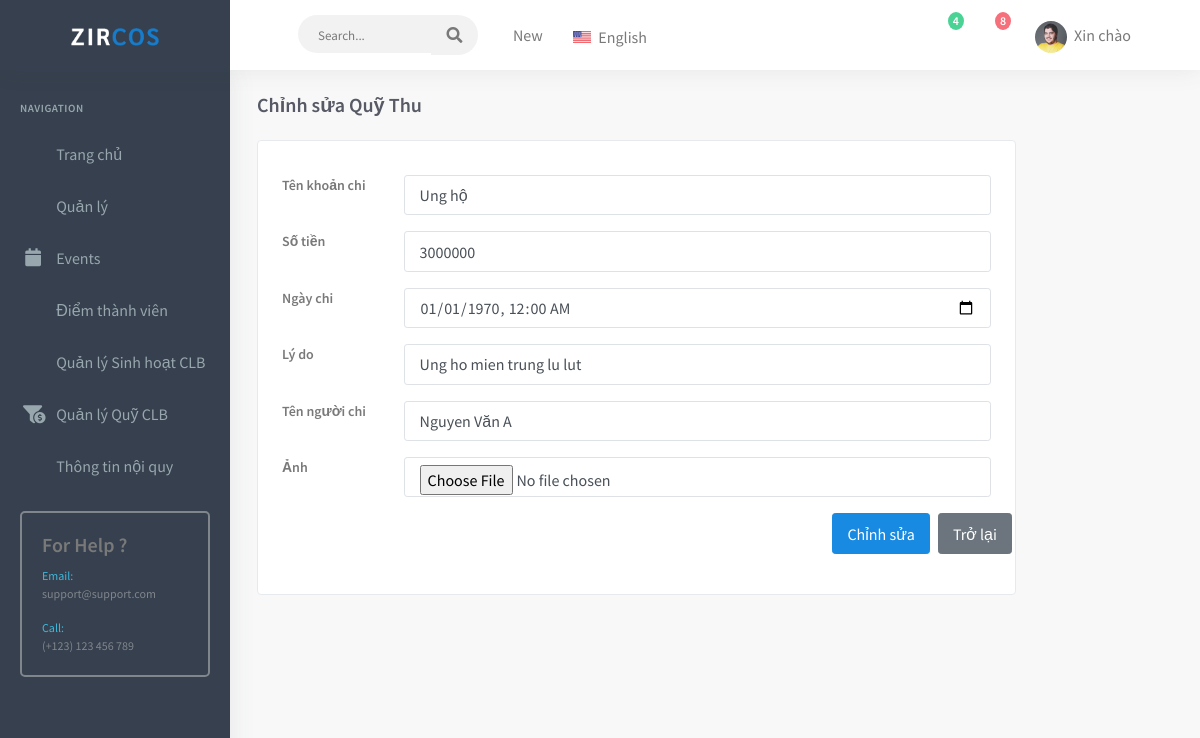
Page /quanlycaulacbosinhvien-master/admin/FinanceExpenseForm.php?type=2&f_expense_id=1 (signed in) on the committed database.
### tables this page shows
CREATE TABLE `tblquy_chi` (
  `khoanChi_id` int(11) NOT NULL,
  `tenKhoanChi` varchar(255) NOT NULL,
  `sotienchi` float NOT NULL,
  `ngayChi` timestamp NOT NULL DEFAULT current_timestamp() ON UPDATE current_timestamp(),
  `clb_id` int(11) NOT NULL,
  `lydo` varchar(255) NOT NULL,
  `ten_nguoi_chi` varchar(255) NOT NULL,
  `imgHoaDon` varchar(255) NOT NULL
);

### quanlycaulacbosinhvien-master/lib/database.php (called while the page is built, shortened)
<?php
  Class Database{
    public $host   = DB_HOST;
    public $user   = DB_USER;
    public $pass   = DB_PASS;
    public $dbname = DB_NAME;
    public $link;
  public function connectDB(){
    $this->link = new mysqli($this->host, $this->user, $this->pass,
      $this->dbname);
  }
  public function select($query){
    $result = $this->link->query($query) or
    die($this->link->error.__LINE__);
    if($result->num_rows > 0){
      return $result->fetch_all();
    }else{
      return false;
    }
  }
  }

### quanlycaulacbosinhvien-master/models/FinanceModel.php (called while the page is built, shortened)
<?php
include_once '../lib/database.php';
class FinanceModel
{
    private $db;
    public function __construct()
    {
        $this->db = new Database();
    }
    public function show_finance_expense_byId($id)
    {
        $query = "SELECT `tenKhoanChi`, `sotienchi`, `ngayChi`, `clb_id`, `lydo`, `ten_nguoi_chi`, `imgHoaDon` FROM `tblquy_chi` WHERE `khoanChi_id` = $id";
        $result = $this->db->select($query);
        return $result;
    }
}

### quanlycaulacbosinhvien-master/admin/FinanceExpenseForm.php (the view, shortened to what this page needs)
<?php include './inc/header.php'; ?>
<?php include './inc/leftsidemenu.php'; ?>
<?php include '../models/FinanceModel.php'; ?>
<?php
$event = new FinanceModel();
$event_id = null;
$type = null;
if (isset($_GET['type'])) {
    $type = $_GET['type'];
}
if (isset($_GET['f_expense_id'])) {
    $event_id = $_GET['f_expense_id'];
}
?>
<div class="content-page">
    <div class="content">
        <div class="container-fluid">
            <?php
            if ($event_id != null) {
                $fExpenseList = $event->show_finance_expense_byId($event_id);
                if ($fExpenseList != null) {
            ?>
                    <div class="row">
                        <div class="col-10">
                            <div class="page-title-box">
                                <h4 class="page-title">Chỉnh sửa Quỹ Thu</h4>
                            </div>
                        </div>
                    </div>
                    <div class="row">
                        <div class="col-md-10">
                            <div class="card-box">
                            <form id="basic-form" action="FinanceExpenseForm.php?type=<?php echo $type ?>&f_expense_id=<?php echo $event_id ?>" method="POST" enctype="multipart/form-data">
                            <div>
                                                <section>
                                                    <div class="form-group row">
                                                        <label class="col-lg-2 control-label " for="tenKhoanChi">Tên khoản chi</label>
                                                        <div class="col-lg-10">
                                                            <input class="form-control" name="tenKhoanChi" type="text" value="<?php echo $fExpenseList[0][0]?>" placeholder="Tên khoản chi..." required />
                                                        </div>
                                                    </div>
                                                    <div class="form-group row">
                                                        <label class="col-lg-2 control-label" for="sotienchi">Số tiền</label>
                                                        <div class="col-lg-10">
                                                            <input class="form-control" name="sotienchi" value="<?php echo $fExpenseList[0][1]?>" type="number" placeholder="Số tiền chi" required />
                                                        </div>
                                                    </div>
                                                    <div class="form-group row">
                                                        <label class="col-lg-2 control-label " for="ngayChi">Ngày chi</label>
                                                        <div class="col-lg-10">
                                                            <input class="form-control" name="ngayChi" value="<?php echo date('Y-m-d\TH:i', strtotime($fExpenseList[0][3]));?>" type="datetime-local" required>
                                                        </div>
                                                    </div>
                                                    <div class="form-group row">
                                                        <label class="col-lg-2 control-label " for="lydo">Lý do</label>
                                                        <div class="col-lg-10">
                                                            <input class="form-control" name="lydo"  value="<?php echo $fExpenseList[0][4]?>" placeholder="Lý do" type="text" required>
                                                        </div>
                                                    </div>
                                                    <div class="form-group row">
                                                        <label class="col-lg-2 control-label " for="ten_nguoi_chi">Tên người chi</label>
                                                        <div class="col-lg-10">
                                                            <input class="form-control" name="ten_nguoi_chi"  value="<?php echo $fExpenseList[0][5]?>" placeholder="Tên người chi" type="text" required>
                                                        </div>
                                                    </div>
                                                    <div class="form-group row">
                                                        <label class="col-lg-2 control-label " for="image">Ảnh</label>
                                                        <div class="col-lg-10">
                                                            <input class="form-control required"  name="image" src="../uploads/<?php echo $fExpenseList[0][6] ?>" data-height="300" type="file" />
                                                        </div>
                                                    </div>
                                                    <div class="form-group row">
                                                        <div class="col-sm-8 offset-sm-9">
                                                            <button type="submit" class="btn btn-primary waves-effect waves-light">
                                                                Chỉnh sửa
                                                            </button>
                                                            <button onclick="location.href='finance.php'" type="reset" class="btn btn-secondary waves-effect ml-1">
                                                                Trở lại
                                                            </button>
                                                        </div>
                                                    </div>
                                                </section>
                                            </div>
                                        </form>
                            <?php
                        }
                    }
                        ?>
                            </div>
                        </div>
                    </div>
                    <?php include './inc/footer.php'; ?>

### rows in the picture
tblquy_chi: tenKhoanChi "Ung hộ", sotienchi "3000000", ngayChi "01/01/1970 00:00", lydo "Ung ho mien trung lu lut", ten_nguoi_chi "Nguyen Văn A"
